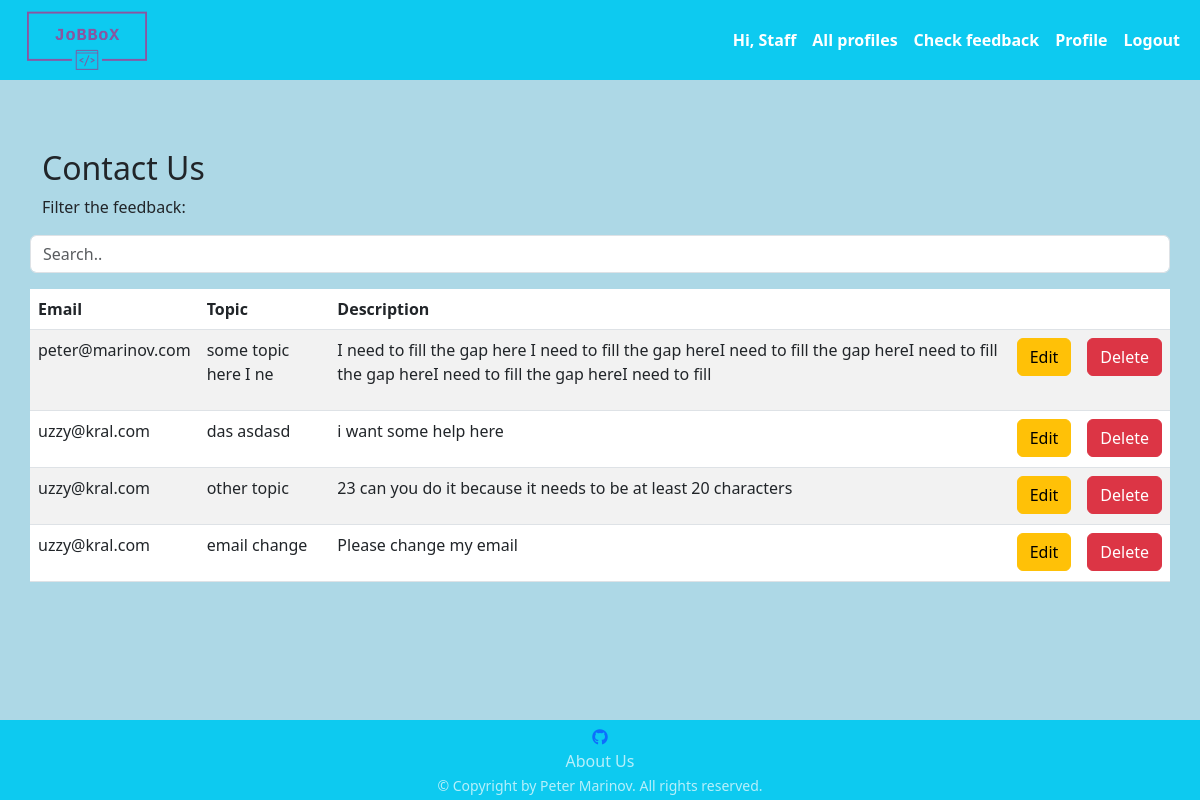
The page /contact-us/ (signed in) on the database its author committed.
### jobbox/common/models.py (models this page shows)
class ContactUs(models.Model):
    TOPIC_MAX_LEN = 20
    DESCRIPTION_MIN_LEN = 20
    DESCRIPTION_MAX_LEN = 150
    email = models.EmailField()
    topic = models.CharField(
        max_length=TOPIC_MAX_LEN,
    )
    description = models.TextField(
        max_length=DESCRIPTION_MAX_LEN,
        validators=(
            validators.MinLengthValidator(DESCRIPTION_MIN_LEN),
        )
    )
    class Meta:
        ordering = ['-pk']
        verbose_name_plural = 'Contact Us'

### jobbox/common/views.py (the view)
# urls.py: path('', ContactUsList.as_view(), name='contact_us_list'),
class ContactUsList(AdminOrStaffMixin, auth_mixins.LoginRequiredMixin, views.ListView):
    template_name = 'common/contact_us_list.html'
    model = ContactUs
    fields = '__all__'

### jobbox/common/views.py (called while the page is built)
    def dispatch(self, request, *args, **kwargs):
        if request.user.is_superuser or request.user.is_staff:
            return super().dispatch(request, *args, **kwargs)
        raise PermissionDenied()

### middawares/middawares.py (called while the page is built)
def set_profile_middleware(get_response):
    def middleware(request, *args, **kwargs):
        if request.user.is_authenticated:
            request.current_user = request.user
        else:
            request.current_user = None
        return get_response(request, *args, **kwargs)
    return middleware

### templates/common/contact_us_list.html (shortened to what this page needs)
{% extends 'base.html' %}
{% block content %}
    <h2>Contact Us</h2>
    {% if object_list %}
        <p>Filter the feedback:</p>
        <input class="form-control container-fluid mb-3" id="allContactUsInput" type="text" placeholder="Search..">
        <br>
        <table class="table table-hover table-striped table-condensed">
            <thead>
            <tr>
                <th scope="col">Email</th>
                <th scope="col">Topic</th>
                <th class="text-wrap" scope="col">Description</th>
                <th scope="col"></th>
                <th scope="col"></th>
            </tr>
            </thead>
            <tbody id="allContactUsTable">
            {% for feedback in object_list %}
                <tr>
                    <td>{{ feedback.email }}</td>
                    <td>{{ feedback.topic }}</td>
                    <td><p>{{ feedback.description }}</p></td>
                    <td>
                        <a class="btn btn-warning" href="{% url 'edit_contact_us' pk=feedback.pk %}">Edit</a>
                    </td>
                    <td>
                        <a class="btn btn-danger" href="{% url 'delete_contact_us' pk=feedback.pk %}">Delete</a>
                    </td>
                </tr>
            {% endfor %}
            </tbody>
        </table>
    {% else %}
        <h1>No feedback from Contact Us yet :(</h1>
    {% endif %}
{% endblock %}

### static_files/style/styles.css (style rules this page uses)
html, body { height: 100%; }
.text-wrap { white-space: normal; }

### rows shown on the page
ContactUs: email "peter@marinov.com", topic "some topic here I ne", description "I need to fill the gap here I need to fill the gap hereI need to fill the gap hereI need to fill the gap hereI need to fill the gap hereI need to fill"
ContactUs: email "uzzy@kral.com", topic "das asdasd", description "i want some help here"
ContactUs: email "uzzy@kral.com", topic "other topic", description "23 can you do it because it needs to be at least 20 characters"
ContactUs: email "uzzy@kral.com", topic "email change", description "Please change my email"
